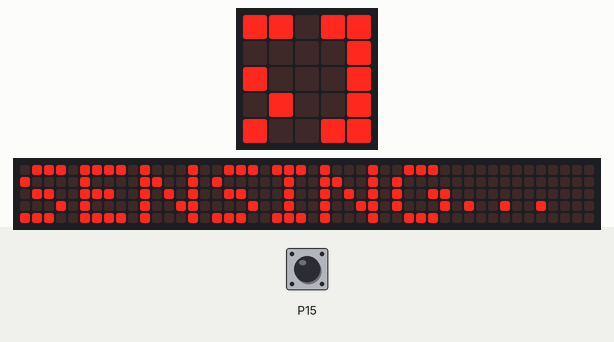
Recording of a program running on a simulated BBC micro:bit running MicroPython. Shown: the board's 5×5 LED display, a strip that is not on the board, showing the scrolling text unrolled. Inputs (shaded band) come from the test bench; at power-on: P15 LOW. The interpreter's speed is modelled, so counts of loop turns are approximate; the 48×5 strip is a reading aid, not a part: it shows the text the display is scrolling, unrolled, one strip-width of it at a time.

Above: at 1.2 s.
1.3 s: P15 pulled HIGH for 3.2 s
At 3.2 s:
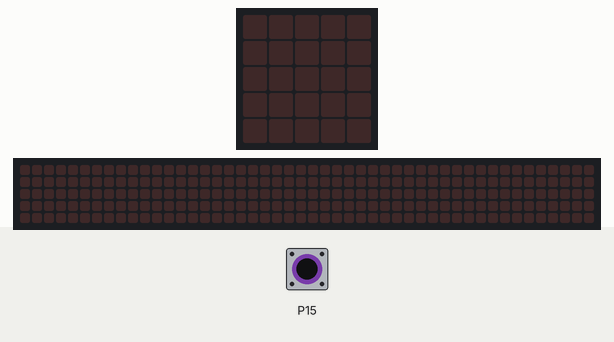
At 4.57 s:
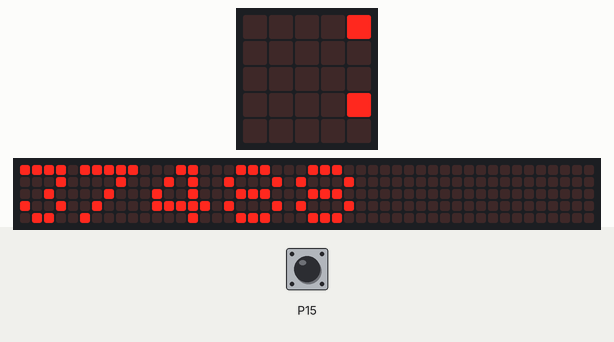

The program:

ultrasonic.py
```python
from microbit import *


def ping():
    Timer = 0

    # start pulse
    pin15.set_analog_period_microseconds(10)
    pin15.write_analog(1023)

    # read echo length
    while True:
        if pin15.read_digital() == 1:
            break
    while pin15.read_digital() == 1:
        Timer += 1

    return Timer


while True:
    display.scroll('SENSING...', delay=50)
    Distance = ping()
    display.scroll(str(Distance))
```

Measured:
- after the input at 1.3 s, the display: first differs from a run without the input after 3.2 s (image 2)
